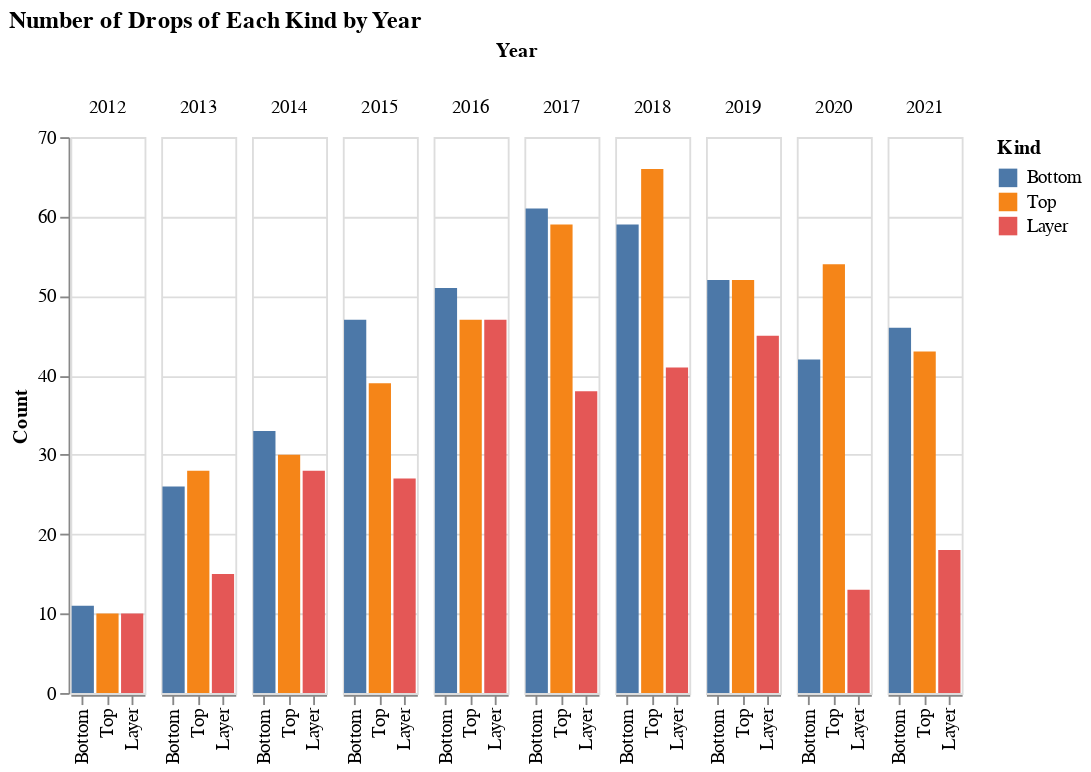

The notebook cell saved with this chart:
### Markdown cell above
Breaking clothes down by category adds detail to the picture. Pants/shorts are not too far off the pre-pandemic levels, and tops are not too much behind either: the main source of the gap is the cratering of the layers.

### Code cell
tdf = drops_to_clothes_drops(df_all).groupby(['Kind', 'Year']).count()['Release'].reset_index()
# tdf = drops_to_clothes_drops(ytd_df).groupby(['Kind', 'Year']).count()['Release'].reset_index()
tdf.columns = ['Kind', 'Year', 'Count']
alt.Chart(tdf, width=40).mark_bar().encode(
    x=alt.X('Kind:N', sort=kind_sort_order, title=None),
    y='Count:Q',
    color=alt.Color('Kind:N', sort=kind_sort_order),
    column='Year:O',
    tooltip=['Count', ]
).configure_facet(spacing=7).properties(title=f"Number of Drops of Each Kind by Year")

### Figure 1 — Vega-Lite specification as saved in the notebook (floating-point values rounded to 4 significant figures)
{"$schema": "https://vega.github.io/schema/vega-lite/v4.8.1.json", "config": {"facet": {"spacing": 7}, "view": {"continuousHeight": 300, "continuousWidth": 400}}, "data": {"name": "data-530551c959e8b43e41a1cb0cfd322b0a"}, "datasets": {"data-530551c959e8b43e41a1cb0cfd322b0a": [{"Count": 11, "Kind": "Bottom", "Year": 2012}, {"Count": 26, "Kind": "Bottom", "Year": 2013}, {"Count": 33, "Kind": "Bottom", "Year": 2014}, {"Count": 47, "Kind": "Bottom", "Year": 2015}, {"Count": 51, "Kind": "Bottom", "Year": 2016}, {"Count": 61, "Kind": "Bottom", "Year": 2017}, {"Count": 59, "Kind": "Bottom", "Year": 2018}, {"Count": 52, "Kind": "Bottom", "Year": 2019}, {"Count": 42, "Kind": "Bottom", "Year": 2020}, {"Count": 46, "Kind": "Bottom", "Year": 2021}, {"Count": 10, "Kind": "Layer", "Year": 2012}, {"Count": 15, "Kind": "Layer", "Year": 2013}, {"Count": 28, "Kind": "Layer", "Year": 2014}, {"Count": 27, "Kind": "Layer", "Year": 2015}, {"Count": 47, "Kind": "Layer", "Year": 2016}, {"Count": 38, "Kind": "Layer", "Year": 2017}, {"Count": 41, "Kind": "Layer", "Year": 2018}, {"Count": 45, "Kind": "Layer", "Year": 2019}, {"Count": 13, "Kind": "Layer", "Year": 2020}, {"Count": 18, "Kind": "Layer", "Year": 2021}, {"Count": 10, "Kind": "Top", "Year": 2012}, {"Count": 28, "Kind": "Top", "Year": 2013}, {"Count": 30, "Kind": "Top", "Year": 2014}, {"Count": 39, "Kind": "Top", "Year": 2015}, {"Count": 47, "Kind": "Top", "Year": 2016}, {"Count": 59, "Kind": "Top", "Year": 2017}, {"Count": 66, "Kind": "Top", "Year": 2018}, {"Count": 52, "Kind": "Top", "Year": 2019}, {"Count": 54, "Kind": "Top", "Year": 2020}, {"Count": 43, "Kind": "Top", "Year": 2021}]}, "encoding": {"color": {"field": "Kind", "sort": ["Bottom", "Top", "Layer"], "type": "nominal"}, "column": {"field": "Year", "type": "ordinal"}, "tooltip": [{"field": "Count", "type": "quantitative"}], "x": {"field": "Kind", "sort": ["Bottom", "Top", "Layer"], "title": null, "type": "nominal"}, "y": {"field": "Count", "type": "quantitative"}}, "mark": "bar", "title": "Number of Drops of Each Kind by Year", "width": 40}
